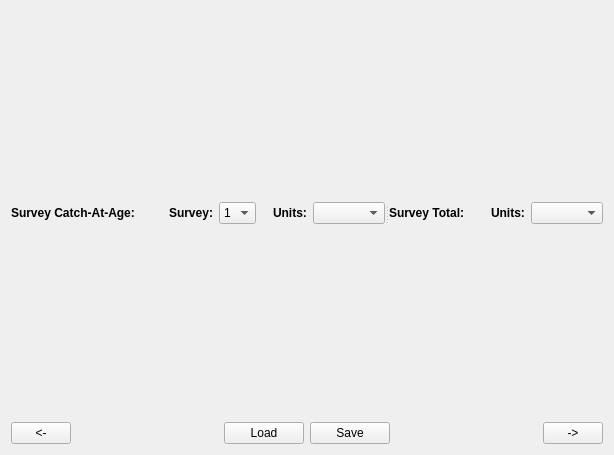
<?xml version="1.0" encoding="UTF-8"?>
<ui version="4.0">
 <class>SSCAA_Tab2_CatchTab</class>
 <widget class="QWidget" name="SSCAA_Tab2_CatchTab">
  <property name="geometry">
   <rect>
    <x>0</x>
    <y>0</y>
    <width>614</width>
    <height>455</height>
   </rect>
  </property>
  <property name="windowTitle">
   <string>Form</string>
  </property>
  <layout class="QVBoxLayout" name="verticalLayout_3">
   <item>
    <widget class="QSplitter" name="splitter">
     <property name="orientation">
      <enum>Qt::Horizontal</enum>
     </property>
     <widget class="QWidget" name="layoutWidget">
      <layout class="QVBoxLayout" name="verticalLayout">
       <item>
        <layout class="QHBoxLayout" name="horizontalLayout">
         <item>
          <widget class="QLabel" name="SSCAA_Tab2_TitleLBL">
           <property name="font">
            <font>
             <weight>75</weight>
             <bold>true</bold>
            </font>
           </property>
           <property name="text">
            <string>Survey Catch-At-Age: </string>
           </property>
          </widget>
         </item>
         <item>
          <widget class="QLabel" name="SSCAA_Tab2_SpeciesLBL">
           <property name="text">
            <string/>
           </property>
          </widget>
         </item>
         <item>
          <spacer name="horizontalSpacer">
           <property name="orientation">
            <enum>Qt::Horizontal</enum>
           </property>
           <property name="sizeHint" stdset="0">
            <size>
             <width>40</width>
             <height>20</height>
            </size>
           </property>
          </spacer>
         </item>
         <item>
          <widget class="QLabel" name="label">
           <property name="font">
            <font>
             <weight>75</weight>
             <bold>true</bold>
            </font>
           </property>
           <property name="toolTip">
            <string>Survery Number</string>
           </property>
           <property name="statusTip">
            <string>Survery Number</string>
           </property>
           <property name="text">
            <string>Survey:</string>
           </property>
          </widget>
         </item>
         <item>
          <widget class="QComboBox" name="SSCAA_Tab2_SurveyNumCMB">
           <property name="toolTip">
            <string>Survery Number</string>
           </property>
           <property name="statusTip">
            <string>Survery Number</string>
           </property>
           <item>
            <property name="text">
             <string>1</string>
            </property>
           </item>
           <item>
            <property name="text">
             <string>2</string>
            </property>
           </item>
           <item>
            <property name="text">
             <string>3</string>
            </property>
           </item>
          </widget>
         </item>
         <item>
          <spacer name="horizontalSpacer_2">
           <property name="orientation">
            <enum>Qt::Horizontal</enum>
           </property>
           <property name="sizeHint" stdset="0">
            <size>
             <width>40</width>
             <height>20</height>
            </size>
           </property>
          </spacer>
         </item>
         <item>
          <widget class="QLabel" name="label_2">
           <property name="font">
            <font>
             <weight>75</weight>
             <bold>true</bold>
            </font>
           </property>
           <property name="text">
            <string>Units:</string>
           </property>
          </widget>
         </item>
         <item>
          <widget class="QComboBox" name="SSCAA_Tab2_UnitsCMB">
           <property name="toolTip">
            <string>Units</string>
           </property>
           <property name="statusTip">
            <string>Units</string>
           </property>
          </widget>
         </item>
        </layout>
       </item>
       <item>
        <layout class="QVBoxLayout" name="SSCAA_Tab2_TVLT"/>
       </item>
      </layout>
     </widget>
     <widget class="QWidget" name="layoutWidget">
      <layout class="QVBoxLayout" name="verticalLayout_2">
       <item>
        <layout class="QHBoxLayout" name="horizontalLayout_2">
         <item>
          <widget class="QLabel" name="SSCAA_Tab2_TotalTitleLBL">
           <property name="font">
            <font>
             <weight>75</weight>
             <bold>true</bold>
            </font>
           </property>
           <property name="text">
            <string>Survey Total:</string>
           </property>
          </widget>
         </item>
         <item>
          <widget class="QLabel" name="SSCAA_Tab2_SpeciesLBL_2">
           <property name="text">
            <string/>
           </property>
          </widget>
         </item>
         <item>
          <spacer name="horizontalSpacer_3">
           <property name="orientation">
            <enum>Qt::Horizontal</enum>
           </property>
           <property name="sizeHint" stdset="0">
            <size>
             <width>40</width>
             <height>20</height>
            </size>
           </property>
          </spacer>
         </item>
         <item>
          <widget class="QLabel" name="label_4">
           <property name="font">
            <font>
             <weight>75</weight>
             <bold>true</bold>
            </font>
           </property>
           <property name="text">
            <string>Units:</string>
           </property>
          </widget>
         </item>
         <item>
          <widget class="QComboBox" name="SSCAA_Tab2_TotalUnitsCMB">
           <property name="toolTip">
            <string>Units</string>
           </property>
           <property name="statusTip">
            <string>Units</string>
           </property>
          </widget>
         </item>
        </layout>
       </item>
       <item>
        <layout class="QVBoxLayout" name="SSCAA_Tab2_TotalTVLT"/>
       </item>
      </layout>
     </widget>
    </widget>
   </item>
   <item>
    <layout class="QHBoxLayout" name="horizontalLayout_87">
     <item>
      <widget class="QPushButton" name="SSCAA_Tab2_PrevPB">
       <property name="sizePolicy">
        <sizepolicy hsizetype="Fixed" vsizetype="Fixed">
         <horstretch>0</horstretch>
         <verstretch>0</verstretch>
        </sizepolicy>
       </property>
       <property name="minimumSize">
        <size>
         <width>60</width>
         <height>0</height>
        </size>
       </property>
       <property name="maximumSize">
        <size>
         <width>60</width>
         <height>16777215</height>
        </size>
       </property>
       <property name="toolTip">
        <string>Go to the previous page</string>
       </property>
       <property name="statusTip">
        <string>Go to the previous page</string>
       </property>
       <property name="text">
        <string>&lt;-</string>
       </property>
      </widget>
     </item>
     <item>
      <spacer name="horizontalSpacer_95">
       <property name="orientation">
        <enum>Qt::Horizontal</enum>
       </property>
       <property name="sizeHint" stdset="0">
        <size>
         <width>40</width>
         <height>20</height>
        </size>
       </property>
      </spacer>
     </item>
     <item>
      <widget class="QPushButton" name="SSCAA_Tab2_ReloadPB">
       <property name="enabled">
        <bool>true</bool>
       </property>
       <property name="toolTip">
        <string>Load table data</string>
       </property>
       <property name="statusTip">
        <string>Load table data</string>
       </property>
       <property name="text">
        <string>Load</string>
       </property>
      </widget>
     </item>
     <item>
      <widget class="QPushButton" name="SSCAA_Tab2_SavePB">
       <property name="enabled">
        <bool>true</bool>
       </property>
       <property name="toolTip">
        <string>Save above table data</string>
       </property>
       <property name="statusTip">
        <string>Save above table data</string>
       </property>
       <property name="text">
        <string>Save</string>
       </property>
      </widget>
     </item>
     <item>
      <spacer name="verticalSpacer_42">
       <property name="orientation">
        <enum>Qt::Horizontal</enum>
       </property>
       <property name="sizeType">
        <enum>QSizePolicy::Expanding</enum>
       </property>
       <property name="sizeHint" stdset="0">
        <size>
         <width>48</width>
         <height>20</height>
        </size>
       </property>
      </spacer>
     </item>
     <item>
      <widget class="QPushButton" name="SSCAA_Tab2_NextPB">
       <property name="sizePolicy">
        <sizepolicy hsizetype="Fixed" vsizetype="Fixed">
         <horstretch>0</horstretch>
         <verstretch>0</verstretch>
        </sizepolicy>
       </property>
       <property name="minimumSize">
        <size>
         <width>60</width>
         <height>0</height>
        </size>
       </property>
       <property name="maximumSize">
        <size>
         <width>60</width>
         <height>16777215</height>
        </size>
       </property>
       <property name="toolTip">
        <string>Go to next tab page</string>
       </property>
       <property name="statusTip">
        <string>Go to next tab page</string>
       </property>
       <property name="text">
        <string>-&gt;</string>
       </property>
      </widget>
     </item>
    </layout>
   </item>
  </layout>
 </widget>
 <resources/>
 <connections/>
</ui>
